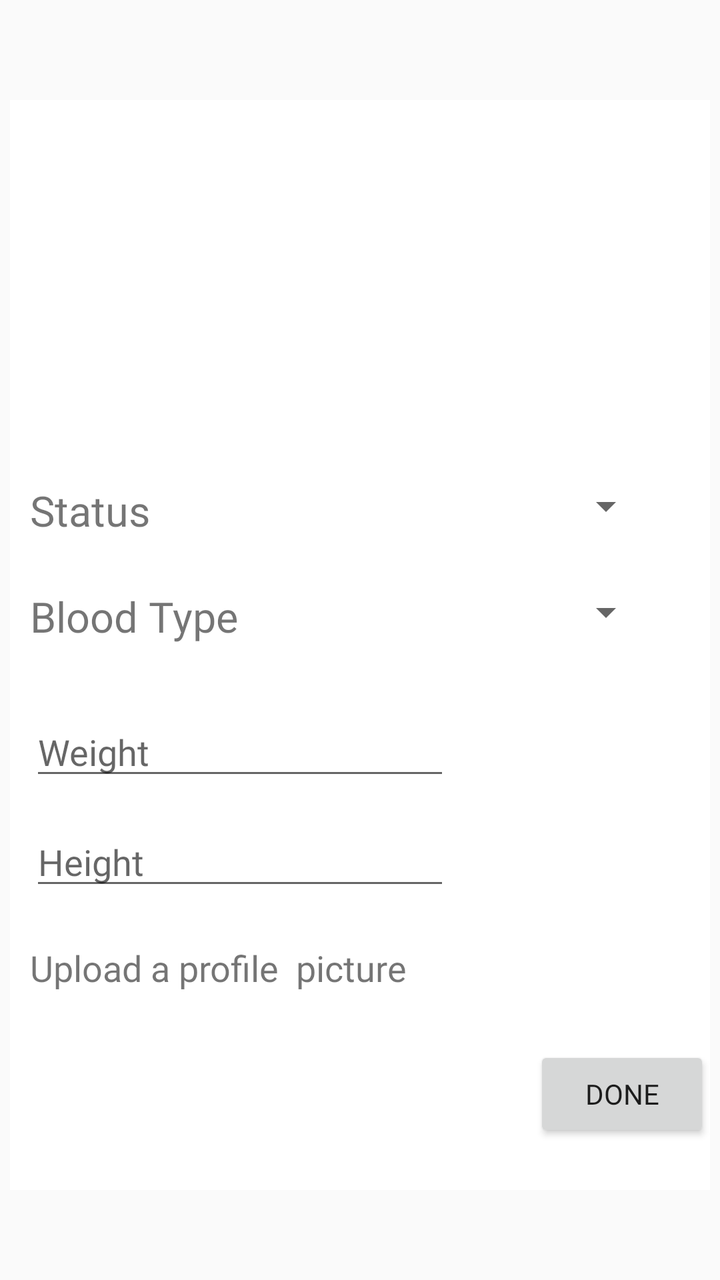
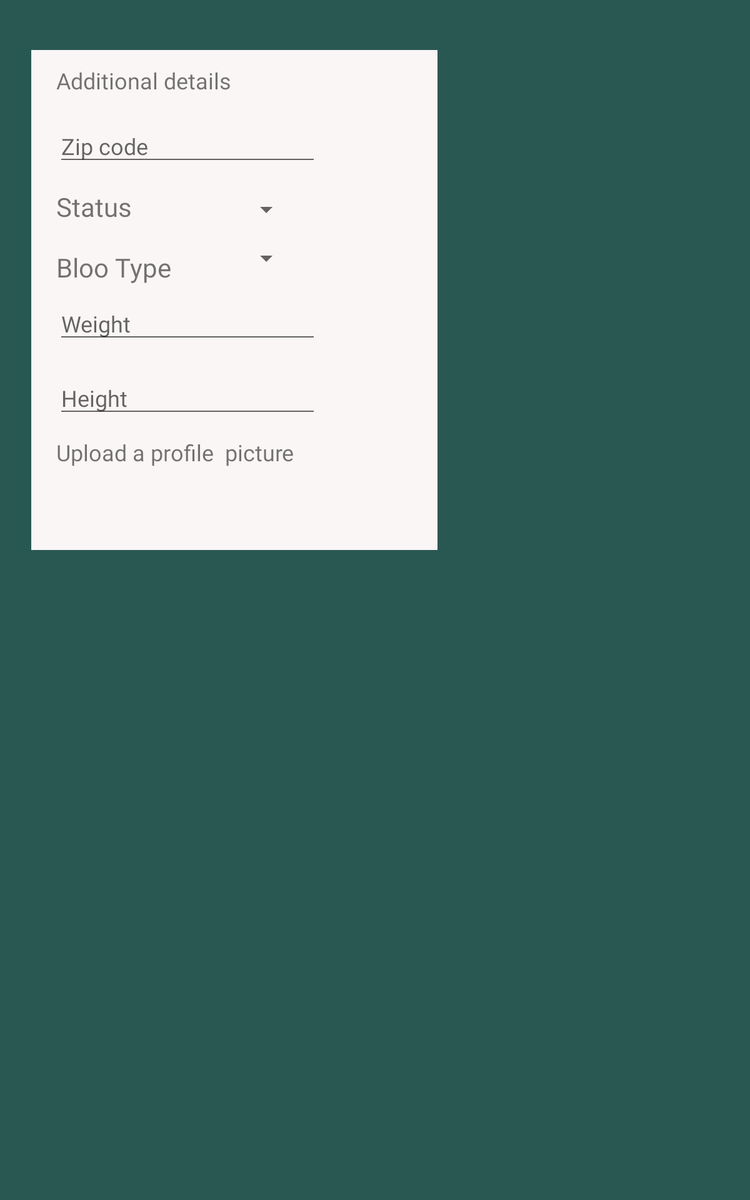

An Android layout and its configuration variant, each rendered on a device that would load it. The default file and the variant file are quoted in full after the pictures.
<!-- AndroidManifest.xml: application theme AppTheme -->
<!-- res/layout/activity_slide_two.xml -->
<?xml version="1.0" encoding="utf-8"?>
<LinearLayout xmlns:android="http://schemas.android.com/apk/res/android"
    xmlns:app="http://schemas.android.com/apk/res-auto"
    xmlns:tools="http://schemas.android.com/tools"
    android:layout_width="match_parent"
    android:layout_height="match_parent"
    android:orientation="vertical"
    android:background="@drawable/gradient_back"
    tools:context="com.divide.ibitech.divide_ibitech.Slide_two">

    <RelativeLayout
        android:layout_width="350dp"
        android:layout_height="545dp"
        android:layout_gravity="center"
        android:layout_marginTop="50dp"
        android:background="@android:color/white"
        android:paddingLeft="10dp">

        <ImageView
            android:id="@+id/imgLogo"
            android:layout_width="100sp"
            android:layout_height="100sp"
            android:layout_marginTop="35dp"
            android:layout_alignParentTop="true"
            android:layout_centerHorizontal="true"
            android:src="@drawable/logo2" />


        <TextView
            android:id="@+id/Status"
            android:layout_width="wrap_content"
            android:layout_height="wrap_content"
            android:layout_alignParentStart="true"
            android:layout_alignParentTop="true"
            android:layout_marginTop="191dp"
            android:text="Status"
            android:textSize="21dp"
            android:layout_alignParentLeft="true" />


        <android.support.v7.widget.AppCompatSpinner
            android:id="@+id/list_status"
            android:layout_width="wrap_content"
            android:layout_height="wrap_content"
            android:layout_alignLeft="@+id/list_blood"
            android:layout_alignStart="@+id/list_blood"
            android:layout_alignTop="@+id/Status" />

        <TextView
            android:id="@+id/blood_type"
            android:layout_width="wrap_content"
            android:layout_height="wrap_content"
            android:layout_alignParentStart="true"
            android:layout_alignParentTop="true"
            android:layout_marginTop="244dp"
            android:text="Blood Type"
            android:textSize="21dp"
            android:layout_alignParentLeft="true" />

        <android.support.v7.widget.AppCompatSpinner
            android:id="@+id/list_blood"
            android:layout_width="wrap_content"
            android:layout_height="wrap_content"
            android:layout_alignParentEnd="true"
            android:layout_alignParentRight="true"
            android:layout_alignTop="@+id/blood_type"
            android:layout_marginEnd="28dp"
            android:layout_marginRight="28dp" />

        <EditText
            android:id="@+id/weight"
            android:layout_width="wrap_content"
            android:layout_height="wrap_content"
            android:layout_alignParentBottom="true"
            android:layout_alignParentStart="true"
            android:layout_marginBottom="200dp"
            android:ems="10"
            android:hint="Weight "
            android:inputType="textPersonName"
            android:text=""
            android:layout_alignParentLeft="true" />


        <EditText
            android:id="@+id/height"
            android:layout_width="wrap_content"
            android:layout_height="wrap_content"
            android:layout_alignParentBottom="true"
            android:layout_alignParentStart="true"
            android:layout_marginBottom="145dp"
            android:ems="10"
            android:hint="Height "
            android:inputType="textPersonName"
            android:text=""
            android:layout_alignParentLeft="true" />


        <TextView
            android:id="@+id/uploadPicture"
            android:layout_width="wrap_content"
            android:layout_height="wrap_content"
            android:layout_alignParentBottom="true"
            android:layout_alignParentStart="true"
            android:layout_marginBottom="99dp"
            android:gravity="center_horizontal"
            android:text="Upload a profile  picture"
            android:textSize="18sp"
            android:layout_alignParentLeft="true" />

        <android.support.v7.widget.AppCompatButton
            android:id="@+id/btnDone"
            android:layout_width="wrap_content"
            android:layout_height="wrap_content"
            android:layout_alignParentBottom="true"
            android:layout_alignParentEnd="true"
            android:layout_alignParentRight="true"
            android:layout_marginBottom="24dp"
            android:text="Done" />
    </RelativeLayout>


</LinearLayout>
<!-- resources referenced by this layout -->
<resources>
  <style name="AppTheme" parent="Theme.AppCompat.Light.NoActionBar">
          
          <item name="colorPrimary">@color/colorPrimary</item>
          <item name="colorPrimaryDark">@color/colorPrimaryDark</item>
          <item name="colorAccent">@color/colorAccent</item>
          <item name="android:fontFamily" tools:targetApi="jelly_bean">@font/raleway</item>
      </style>
  <color name="colorPrimary">#3F51B5</color>
  <color name="colorPrimaryDark">#303F9F</color>
  <color name="colorAccent">#FF4081</color>
</resources>
<!-- res/layout-large/activity_slide_two.xml (the repository's variant of the layout above) -->
<!-- drawn on a 7-inch tablet held upright -->
<?xml version="1.0" encoding="utf-8"?>
<LinearLayout xmlns:android="http://schemas.android.com/apk/res/android"
    xmlns:app="http://schemas.android.com/apk/res-auto"
    xmlns:tools="http://schemas.android.com/tools"
    android:layout_width="match_parent"
    android:layout_height="match_parent"
    android:background="#295852"
    tools:context="com.divide.ibitech.divide_ibitech.Slide_two">

    <RelativeLayout
        android:layout_marginStart="25dp"
        android:layout_marginLeft="25dp"
        android:layout_marginTop="40dp"
        android:layout_width="325dp"
        android:layout_height="400sp"
        android:background="#f9f6f5"
        >

        <TextView
            android:id="@+id/more_details"
            android:layout_width="wrap_content"
            android:layout_height="wrap_content"
            android:layout_marginLeft="20sp"
            android:layout_marginRight="4sp"
            android:layout_marginTop="12sp"
            android:gravity="center_horizontal"
            android:text="Additional details"
            android:textSize="18sp" />

        <EditText
            android:id="@+id/Zip"
            android:layout_width="wrap_content"
            android:layout_height="wrap_content"
            android:layout_alignParentLeft="true"
            android:layout_alignParentStart="true"
            android:layout_below="@+id/more_details"
            android:layout_marginLeft="20dp"
            android:layout_marginStart="20dp"
            android:layout_marginTop="18dp"
            android:ems="10"
            android:hint="Zip code "
            android:inputType="textPersonName"
            android:text="" />



        <TextView
            android:id="@+id/Status"
            android:layout_width="wrap_content"
            android:layout_height="wrap_content"
            android:layout_alignLeft="@+id/Zip"
            android:layout_alignStart="@+id/Zip"
            android:layout_below="@+id/Zip"
            android:layout_marginTop="15dp"
            android:layout_marginBottom="15dp"
            android:text="Status"
            android:textSize="21dp" />


        <android.support.v7.widget.AppCompatSpinner
            android:id="@+id/list_status"
            android:layout_width="wrap_content"
            android:layout_height="wrap_content"
            android:layout_alignBottom="@+id/Status"
            android:layout_toEndOf="@+id/more_details"
            android:layout_toRightOf="@+id/more_details"></android.support.v7.widget.AppCompatSpinner>

        <TextView
            android:id="@+id/blood_type"
            android:layout_width="wrap_content"
            android:layout_height="wrap_content"
            android:layout_alignLeft="@+id/list_status"
            android:layout_alignStart="@+id/Status"
            android:layout_below="@+id/Status"
            android:text="Bloo Type"
            android:layout_marginTop="5dp"
            android:textSize="21dp"/>

        <android.support.v7.widget.AppCompatSpinner
            android:id="@+id/list_blood"
            android:layout_width="wrap_content"
            android:layout_height="wrap_content"
            android:layout_alignLeft="@+id/list_status"
            android:layout_alignStart="@+id/list_status"
            android:layout_below="@+id/Status"></android.support.v7.widget.AppCompatSpinner>

        <EditText
            android:id="@+id/weight"
            android:layout_width="wrap_content"
            android:layout_height="wrap_content"
            android:layout_alignParentLeft="true"
            android:layout_alignParentStart="true"
            android:layout_below="@+id/list_blood"
            android:layout_marginLeft="20dp"
            android:layout_marginStart="20dp"
            android:layout_marginTop="18dp"
            android:ems="10"
            android:hint="Weight "
            android:inputType="textPersonName"
            android:text="" />


        <EditText
            android:id="@+id/height"
            android:layout_width="wrap_content"
            android:layout_height="wrap_content"
            android:layout_alignParentLeft="true"
            android:layout_alignParentStart="true"
            android:layout_below="@+id/weight"
            android:layout_marginLeft="20dp"
            android:layout_marginStart="20dp"
            android:layout_marginTop="18dp"
            android:ems="10"
            android:hint="Height "
            android:inputType="textPersonName"
            android:text="" />


        <TextView
            android:id="@+id/picture"
            android:layout_width="wrap_content"
            android:layout_height="wrap_content"
            android:layout_marginLeft="20sp"
            android:layout_marginRight="4sp"
            android:layout_marginTop="12sp"
            android:layout_below="@+id/height"
            android:gravity="center_horizontal"
            android:text="Upload a profile  picture"
            android:textSize="18sp" />

    </RelativeLayout>




</LinearLayout>
